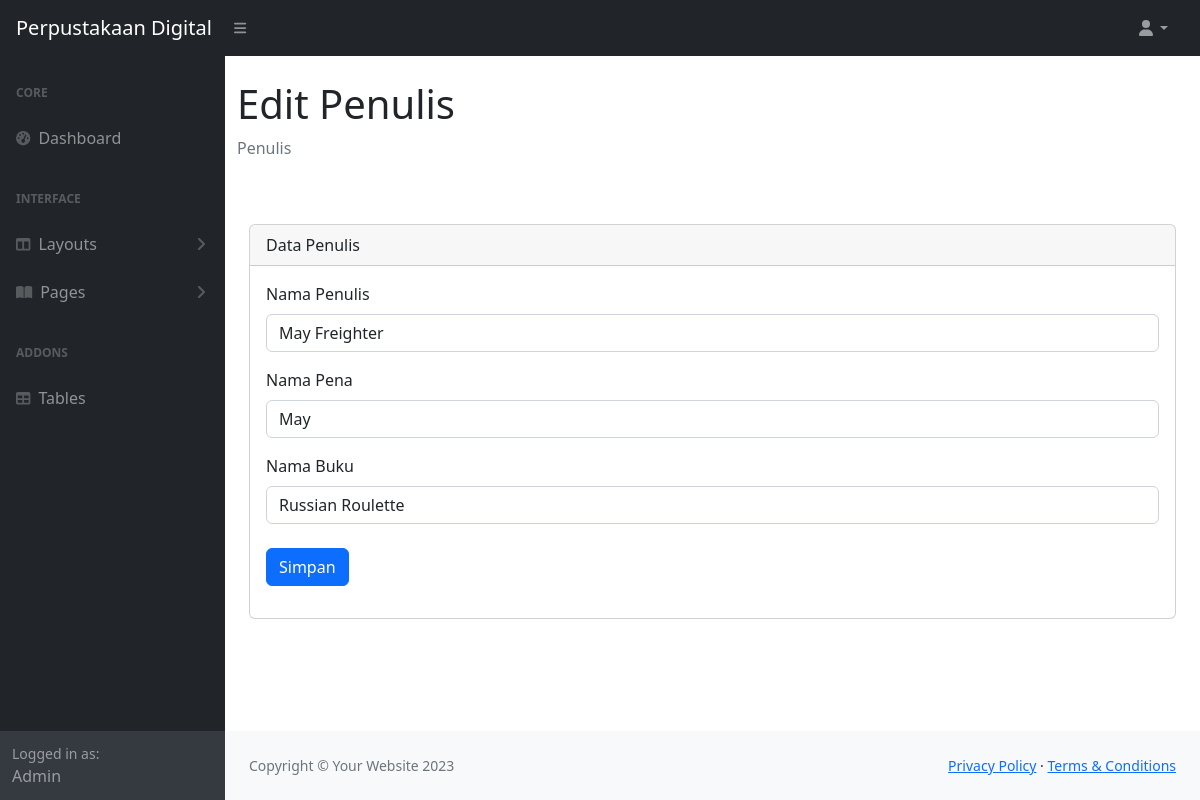
The page /main/editpenulis.php?id=1 on the database its author committed.
### tables this page shows
CREATE TABLE `penulis` (
  `id_penulis` int(11) NOT NULL,
  `nama_penulis` varchar(50) DEFAULT NULL,
  `nama_pena` varchar(50) DEFAULT NULL,
  `buku` varchar(100) DEFAULT NULL
);

### main/editpenulis.php (the view, shortened to what this page needs)
<?php
    include "navbar.php";
    $ambil_data = $_GET['id'];
    $sql = "SELECT * FROM penulis WHERE id_penulis = $ambil_data";
    $query = mysqli_query($koneksi, $sql);
?>
<!DOCTYPE html>
<html lang="en">
<head>
</head>
<body>
<div id="layoutSidenav_content">
                <main>
                    <div class="container-fluid">
                        <h1 class="mt-4">Edit Penulis</h1>
                        <ol class="breadcrumb mb-4">
                            <li class="breadcrumb-item active">Penulis</li>
                        </ol><br>
                        <div class="container">
                    <div class="row">
                        <div class="col-lg-12 mt-3" style="min-height: 300px;">
                        <div class="card">
                        <div class="card-header">
                            Data Penulis
                        </div>
                        <div class="card-body">
                            <div class="row">
                                <div class="col">
                                    <form action="updatepenulis.php" method="POST">
                                    <?php
while ($data = mysqli_fetch_array($query)) {
    ?>
                                    <div class="mb-3">
                                        <label for="exampleInputEmail1" class="form-label">Nama Penulis</label>
                                        <input type="text" class="form-control" id="exampleInputEmail1" aria-describedby="emailHelp" name="nama_penulis" value="<?php echo $data['nama_penulis'] ?>">
                                    </div>
                                    <div class="mb-3">
                                        <label for="formGroupExampleInput2" class="form-label">Nama Pena</label>
                                        <input type="text" class="form-control" id="formGroupExampleInput2" name="nama_pena" value="<?php echo $data['nama_pena'] ?>" >
                                    </div>
                                    <div class="mb-3">
                                        <label for="formGroupExampleInput2" class="form-label">Nama Buku</label>
                                        <input type="text" class="form-control" id="formGroupExampleInput2" name="buku" value="<?php echo $data['buku'] ?>">
                                        <input type="submit" class="btn btn-primary mt-4" value="Simpan">
                                    </div>
                                    <?php
                        }
                        ?>
                                    </form>
                                </div>
                            </div>
                            </div>
                        </div>
                    </div>
                </div>
            </div>
        </div>
</main>
</body>
</html>
<?php
    include "footer.php";
?>

### rows shown on the page
penulis: nama_penulis "May Freighter", nama_pena "May", buku "Russian Roulette"
